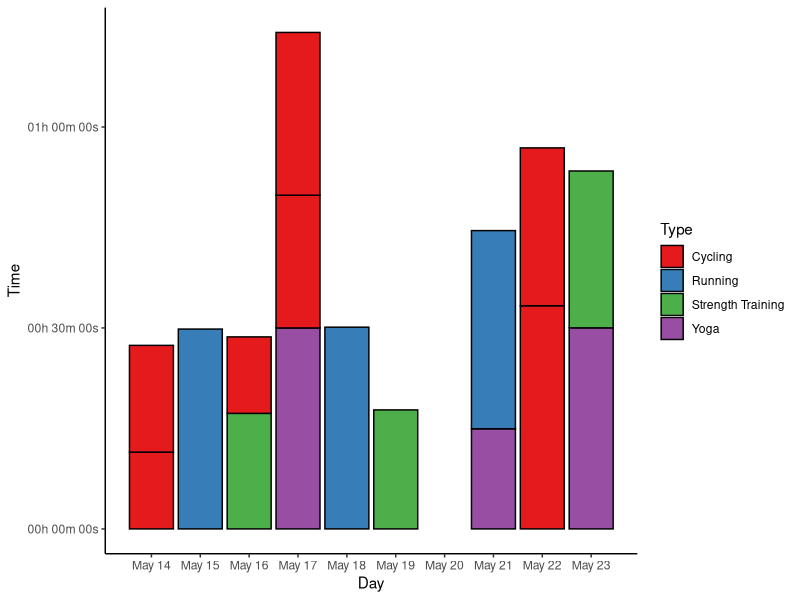
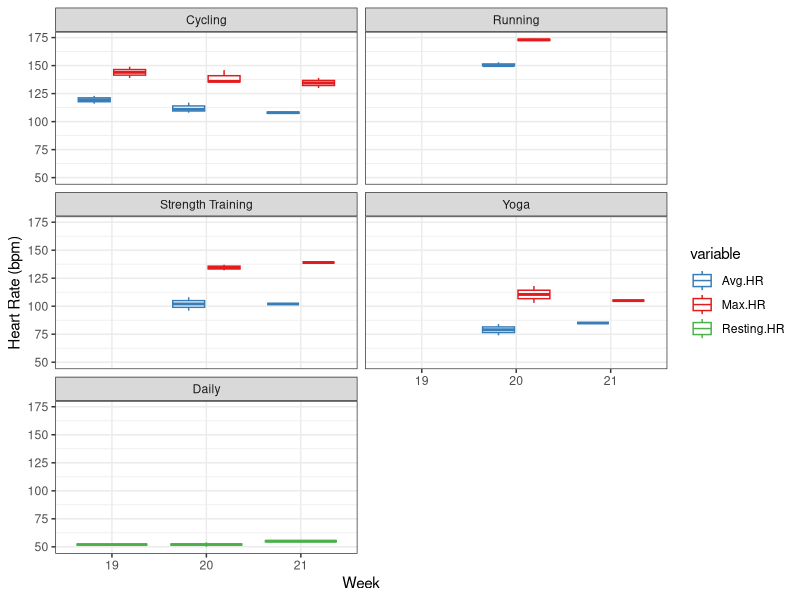
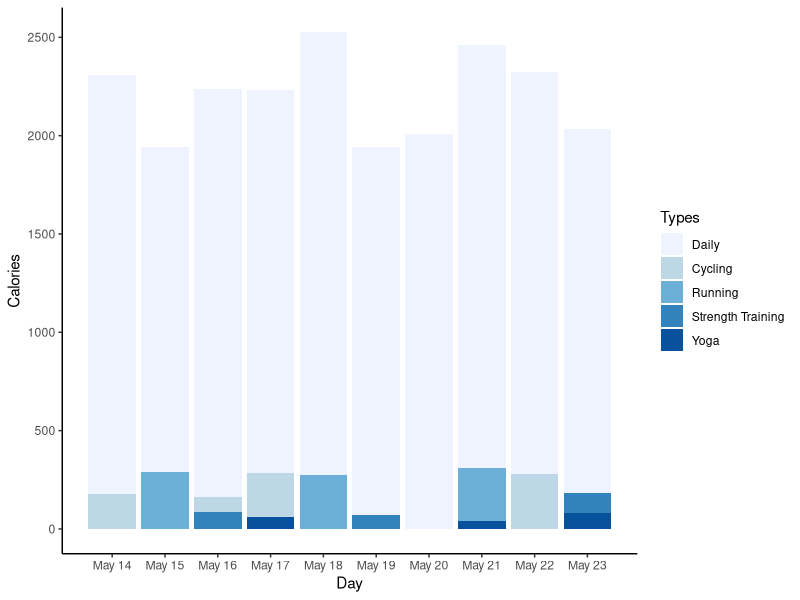

Generate these figures, in order, with R:
## ---- chunk 1
setwd("C:/Users/Sarah/Dropbox/Fitness/SummerPain")
options(stringsAsFactors=FALSE)

library(chron)
library(plyr)
library(knitr)
library(ggplot2)
library(scales)
library(reshape)
library(car)
## ---- chunk 2
# read in data
week1 <- read.table("Week1.csv", header=TRUE, sep=",", na.strings=c("NA", "--", ""))
week2 <- read.table("Week2.csv", header=TRUE, sep=",", na.strings=c("NA", "--", ""))

# combine data
data <- rbind(week2, week1)

# convert time/date objects
data$Start <- as.POSIXct(data$Start, format="%a, %d %B %Y %H:%M")
data$Time <- times(data$Time)

# remove morning exercise
dataf <- data[!data$Type=="Other", ]

# convert exercise type to factor and reorder for plotting
a <- recode(as.numeric(as.factor(dataf$Type)), "1=1; 2=5; 3=2; 4=3; 5=4")
dataf$Types <- reorder(dataf$Type, a)

# first look
summary(data)
dataf
## ---- chunk 3
# extract day from activity start
dataf$Day <- as.Date(dataf$Start)

# ignore daily data for plotting
datas <- subset(dataf, !Type=="Daily")

p1 <- ggplot(datas, aes(x=Day, y=Time, fill=Type)) +
  geom_bar(stat="identity", colour="black") + scale_fill_brewer(palette="Set1")
p1 <- p1 + scale_y_chron(labels=date_format("%Hh %Mm %Ss"))
p1 <- p1 + theme_classic() + scale_x_date(date_breaks="1 day", date_labels="%B %d")
p1
## ---- chunk 4
# melt HR data
HRdata <- melt(dataf, id.vars=c("Activity", "Types", "Day"),
               measure.vars=c("Avg.HR", "Max.HR", "Resting.HR"))

# group by week
HRdata$Week <- format(HRdata$Day, format="%W")

p2 <- ggplot(data=HRdata, aes(x=factor(Week), y=value, colour=variable)) +
  geom_boxplot() + scale_colour_manual(values=c("#377EB8", "#E41A1C", "#4DAF4A"))
p2 <- p2 + facet_wrap(~factor(Types), nrow=3)
p2 <- p2 + theme_bw() + labs(y="Heart Rate (bpm)", x="Week")
p2
## ---- chunk 5
#reorder types for this plo
b <- recode(as.numeric(as.factor(dataf$Types)), "1=2; 2=3; 3=4; 4=5; 5=1")
dataf$Types <- reorder(dataf$Type, b)

p3 <- ggplot(dataf, aes(x=Day, y=Calories, fill=Types)) +
  geom_bar(stat="identity") + scale_fill_brewer()
p3 <- p3 + theme_classic() + scale_x_date(date_breaks="1 day", date_labels="%B %d")
p3
